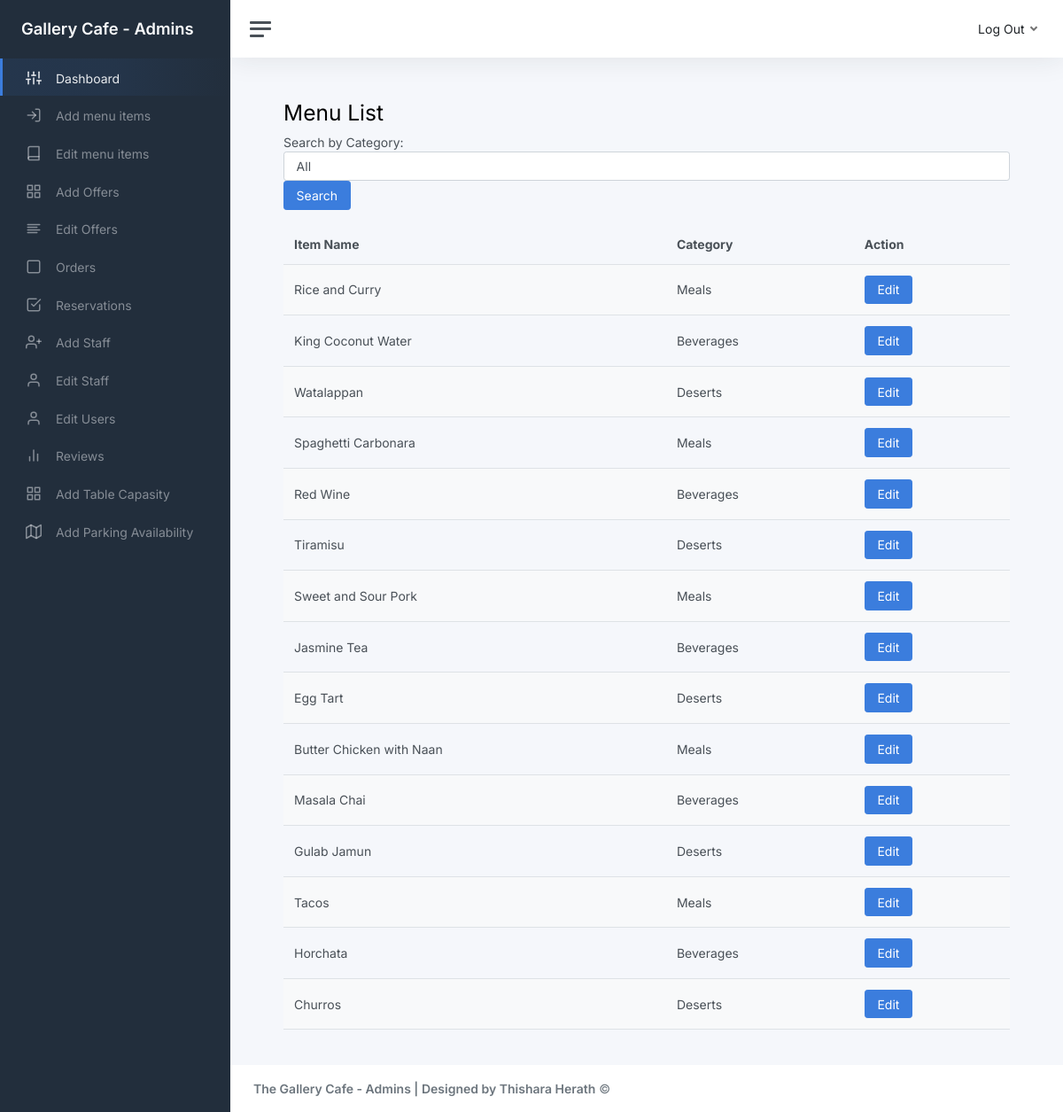
/menu_list.php, run on the app's committed database.
### tables this page shows
CREATE TABLE IF NOT EXISTS `menu_items` (
  `id` int NOT NULL AUTO_INCREMENT,
  `name` varchar(100) NOT NULL DEFAULT '',
  `description` varchar(1000) NOT NULL DEFAULT '',
  `price` varchar(50) NOT NULL DEFAULT '',
  `category` varchar(50) NOT NULL DEFAULT '',
  `cousin_type` varchar(100) NOT NULL DEFAULT '',
  `image` varchar(50) NOT NULL DEFAULT '',
  PRIMARY KEY (`id`)
);

### menu_list.php (the view, shortened to what this page needs)
<!DOCTYPE html>
<html lang="en">
<head>
	<link href="admin_css/app.css" rel="stylesheet">
</head>
<body>
	<div class="wrapper">
	<nav id="sidebar" class="sidebar js-sidebar">
			<div class="sidebar-content js-simplebar">
				<a class="sidebar-brand" href="index.html">
					<span class="align-middle">Gallery Cafe - Admins</span>
				</a>
				<ul class="sidebar-nav">
					<li class="sidebar-item active">
						<a class="sidebar-link" href="admin_panel.php">
							<i class="align-middle" data-feather="sliders"></i> <span class="align-middle">Dashboard</span>
						</a>
					</li>
					<li class="sidebar-item">
						<a class="sidebar-link" href="add_menu_item.php">
							<i class="align-middle" data-feather="log-in"></i> <span class="align-middle">Add menu items</span>
						</a>
					</li>
					<li class="sidebar-item">
						<a class="sidebar-link" href="menu_list.php">
							<i class="align-middle" data-feather="book"></i> <span class="align-middle">Edit menu items</span>
						</a>
					</li>
					<li class="sidebar-item">
						<a class="sidebar-link" href="add_offer.php">
							<i class="align-middle" data-feather="grid"></i> <span class="align-middle">Add Offers</span>
						</a>
					</li>
					<li class="sidebar-item">
						<a class="sidebar-link" href="edit_offers.php">
							<i class="align-middle" data-feather="align-left"></i> <span class="align-middle">Edit Offers</span>
						</a>
					</li>
					<li class="sidebar-item">
						<a class="sidebar-link" href="all_orders.php">
							<i class="align-middle" data-feather="square"></i> <span class="align-middle">Orders</span>
						</a>
					</li>
					<li class="sidebar-item">
						<a class="sidebar-link" href="display_reservations.php">
							<i class="align-middle" data-feather="check-square"></i> <span class="align-middle">Reservations</span>
						</a>
					</li>
					<li class="sidebar-item">
						<a class="sidebar-link" href="register_staff.php">
							<i class="align-middle" data-feather="user-plus"></i> <span class="align-middle">Add Staff</span>
						</a>
					</li>
					<li class="sidebar-item">
						<a class="sidebar-link" href="display_staff.php">
							<i class="align-middle" data-feather="user"></i> <span class="align-middle">Edit Staff</span>
						</a>
					</li>
					<li class="sidebar-item">
						<a class="sidebar-link" href="edit_users.php">
							<i class="align-middle" data-feather="user"></i> <span class="align-middle">Edit Users</span>
						</a>
					</li>
					<li class="sidebar-item">
						<a class="sidebar-link" href="display_reviews.php">
							<i class="align-middle" data-feather="bar-chart-2"></i> <span class="align-middle">Reviews</span>
						</a>
					</li>
					<li class="sidebar-item">
						<a class="sidebar-link" href="add_table.php">
							<i class="align-middle" data-feather="grid"></i> <span class="align-middle">Add Table Capasity</span>
						</a>
					</li>
					<li class="sidebar-item">
						<a class="sidebar-link" href="add_parking.php">
							<i class="align-middle" data-feather="map"></i> <span class="align-middle">Add Parking Availability</span>
						</a>
					</li>
				</ul>
			</div>
		</nav>
		<div class="main">
		<nav class="navbar navbar-expand navbar-light navbar-bg">
				<a class="sidebar-toggle js-sidebar-toggle">
					<i class="hamburger align-self-center"></i>
				</a>
				<div class="navbar-collapse collapse">
					<ul class="navbar-nav navbar-align">
						<li class="nav-item dropdown">
							<a class="nav-link dropdown-toggle d-none d-sm-inline-block" href="#" data-bs-toggle="dropdown">
								<span class="text-dark">Log Out</span>
							</a>
						</li>
					</ul>
				</div>
			</nav>
			<main class="content">
				<div class="container-fluid p-0">
					<div class="container">
						<h2>Menu List</h2>
						<form method="GET" action="menu_list.php" class="form-inline mb-3">
							<div class="form-group">
								<label for="category">Search by Category: </label>
								<select class="form-control ml-2" id="category" name="category">
									<option value="">All</option>
								</select>
							</div>
							<button type="submit" class="btn btn-primary ml-2">Search</button>
						</form>
						<?php
						require 'dbconn.php';
						$category = isset($_GET['category']) ? $_GET['category'] : '';
						if (!empty($category)) {
							$sql = "SELECT id, name, category FROM menu_items WHERE category = ?";
							$stmt = $conn->prepare($sql);
							$stmt->bind_param("s", $category);
						} else {
							$sql = "SELECT id, name, category FROM menu_items";
							$stmt = $conn->prepare($sql);
						}
						$stmt->execute();
						$result = $stmt->get_result();
						if ($result->num_rows > 0) {
							echo "<table class='table table-striped'>";
							echo "<thead><tr><th>Item Name</th><th>Category</th><th>Action</th></tr></thead>";
							echo "<tbody>";
							while ($row = $result->fetch_assoc()) {
								echo "<tr>";
								echo "<td>" . htmlspecialchars($row['name']) . "</td>";
								echo "<td>" . htmlspecialchars($row['category']) . "</td>";
								echo "<td><a href='update_menu_item.php?id=" . $row['id'] . "' class='btn btn-primary'>Edit</a></td>";
								echo "</tr>";
							}
							echo "</tbody>";
							echo "</table>";
						} else {
							echo "<p>No menu items found.</p>";
						}
						?>
					</div>
				</div>
			</main>
			<footer class="footer">
				<div class="container-fluid">
					<div class="row text-muted">
						<div class="col-6 text-start">
							<p class="mb-0">
								<a class="text-muted" href="https://adminkit.io/" target="_blank"><strong>The Gallery Cafe - Admins | Designed by Thishara Herath</strong></a> &copy;
							</p>
						</div>
					</div>
				</div>
			</footer>
		</div>
	</div>
</body>
</html>

### data on the page
menu_items: name "Rice and Curry", category "Meals"
menu_items: name "King Coconut Water", category "Beverages"
menu_items: name "Watalappan", category "Deserts"
menu_items: name "Spaghetti Carbonara", category "Meals"
menu_items: name "Red Wine", category "Beverages"
menu_items: name "Tiramisu", category "Deserts"
menu_items: name "Sweet and Sour Pork", category "Meals"
menu_items: name "Jasmine Tea", category "Beverages"
menu_items: name "Egg Tart", category "Deserts"
menu_items: name "Butter Chicken with Naan", category "Meals"
menu_items: name "Masala Chai", category "Beverages"
menu_items: name "Gulab Jamun", category "Deserts"
menu_items: name "Tacos", category "Meals"
menu_items: name "Horchata", category "Beverages"
menu_items: name "Churros", category "Deserts"
